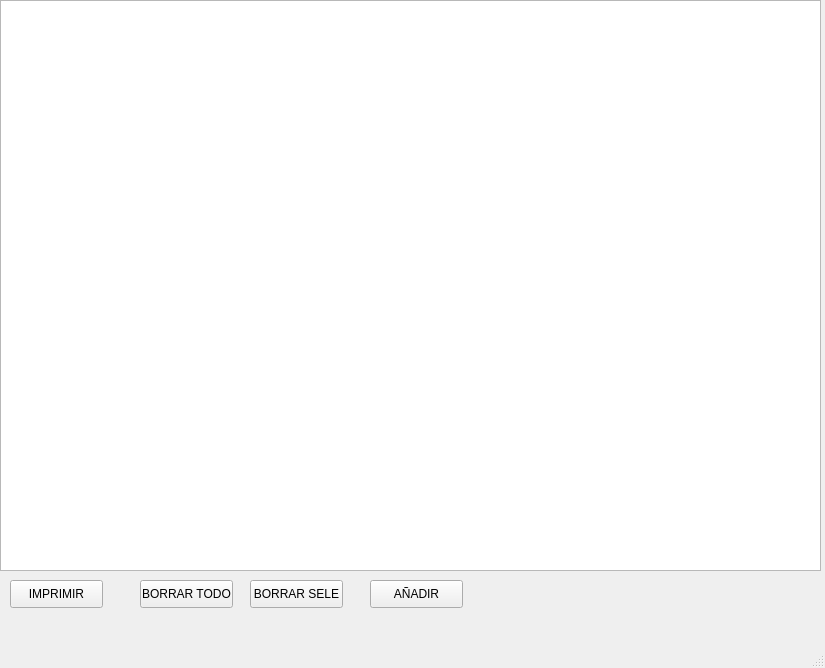
<?xml version="1.0" encoding="UTF-8"?>
<ui version="4.0">
 <class>MainWindow</class>
 <widget class="QMainWindow" name="MainWindow">
  <property name="geometry">
   <rect>
    <x>0</x>
    <y>0</y>
    <width>825</width>
    <height>668</height>
   </rect>
  </property>
  <property name="windowTitle">
   <string>MainWindow</string>
  </property>
  <widget class="QWidget" name="centralwidget">
   <widget class="QTableWidget" name="tableWidget">
    <property name="geometry">
     <rect>
      <x>0</x>
      <y>0</y>
      <width>821</width>
      <height>571</height>
     </rect>
    </property>
   </widget>
   <widget class="QPushButton" name="pushButton">
    <property name="geometry">
     <rect>
      <x>10</x>
      <y>580</y>
      <width>93</width>
      <height>28</height>
     </rect>
    </property>
    <property name="text">
     <string>IMPRIMIR</string>
    </property>
   </widget>
   <widget class="QPushButton" name="pushButton_2">
    <property name="geometry">
     <rect>
      <x>140</x>
      <y>580</y>
      <width>93</width>
      <height>28</height>
     </rect>
    </property>
    <property name="text">
     <string>BORRAR TODO</string>
    </property>
   </widget>
   <widget class="QPushButton" name="pushButton_3">
    <property name="geometry">
     <rect>
      <x>250</x>
      <y>580</y>
      <width>93</width>
      <height>28</height>
     </rect>
    </property>
    <property name="text">
     <string>BORRAR SELE</string>
    </property>
   </widget>
   <widget class="QPushButton" name="pushButton_4">
    <property name="geometry">
     <rect>
      <x>370</x>
      <y>580</y>
      <width>93</width>
      <height>28</height>
     </rect>
    </property>
    <property name="text">
     <string>AÑADIR</string>
    </property>
   </widget>
  </widget>
  <widget class="QMenuBar" name="menubar">
   <property name="geometry">
    <rect>
     <x>0</x>
     <y>0</y>
     <width>825</width>
     <height>26</height>
    </rect>
   </property>
  </widget>
  <widget class="QStatusBar" name="statusbar"/>
 </widget>
 <resources/>
 <connections/>
</ui>
